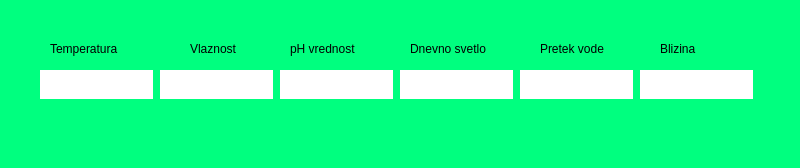
<?xml version="1.0" encoding="UTF-8"?>
<ui version="4.0">
 <class>MainWindow</class>
 <widget class="QMainWindow" name="MainWindow">
  <property name="geometry">
   <rect>
    <x>0</x>
    <y>0</y>
    <width>800</width>
    <height>168</height>
   </rect>
  </property>
  <property name="windowTitle">
   <string>MainWindow</string>
  </property>
  <property name="styleSheet">
   <string notr="true">background-color: rgb(0, 255, 127);</string>
  </property>
  <widget class="QWidget" name="centralwidget">
   <widget class="QLineEdit" name="lineEdit">
    <property name="enabled">
     <bool>false</bool>
    </property>
    <property name="geometry">
     <rect>
      <x>40</x>
      <y>70</y>
      <width>113</width>
      <height>29</height>
     </rect>
    </property>
    <property name="styleSheet">
     <string notr="true">background-color: rgb(255, 255, 255);
color: rgb(0, 0, 0);
border: solid 1px ;
border-color: rgb(0, 0, 0);</string>
    </property>
   </widget>
   <widget class="QLineEdit" name="lineEdit_2">
    <property name="enabled">
     <bool>false</bool>
    </property>
    <property name="geometry">
     <rect>
      <x>160</x>
      <y>70</y>
      <width>113</width>
      <height>29</height>
     </rect>
    </property>
    <property name="styleSheet">
     <string notr="true">background-color: rgb(255, 255, 255);
color: rgb(0, 0, 0);
border: solid 1px ;
border-color: rgb(0, 0, 0);</string>
    </property>
   </widget>
   <widget class="QLineEdit" name="lineEdit_3">
    <property name="enabled">
     <bool>false</bool>
    </property>
    <property name="geometry">
     <rect>
      <x>520</x>
      <y>70</y>
      <width>113</width>
      <height>29</height>
     </rect>
    </property>
    <property name="styleSheet">
     <string notr="true">background-color: rgb(255, 255, 255);
color: rgb(0, 0, 0);
border: solid 1px ;
border-color: rgb(0, 0, 0);</string>
    </property>
   </widget>
   <widget class="QLineEdit" name="lineEdit_4">
    <property name="enabled">
     <bool>false</bool>
    </property>
    <property name="geometry">
     <rect>
      <x>640</x>
      <y>70</y>
      <width>113</width>
      <height>29</height>
     </rect>
    </property>
    <property name="styleSheet">
     <string notr="true">background-color: rgb(255, 255, 255);
color: rgb(0, 0, 0);
border: solid 1px ;
border-color: rgb(0, 0, 0);</string>
    </property>
   </widget>
   <widget class="QLineEdit" name="lineEdit_5">
    <property name="enabled">
     <bool>false</bool>
    </property>
    <property name="geometry">
     <rect>
      <x>400</x>
      <y>70</y>
      <width>113</width>
      <height>29</height>
     </rect>
    </property>
    <property name="styleSheet">
     <string notr="true">background-color: rgb(255, 255, 255);
color: rgb(0, 0, 0);
border: solid 1px ;
border-color: rgb(0, 0, 0);</string>
    </property>
   </widget>
   <widget class="QLineEdit" name="lineEdit_6">
    <property name="enabled">
     <bool>false</bool>
    </property>
    <property name="geometry">
     <rect>
      <x>280</x>
      <y>70</y>
      <width>113</width>
      <height>29</height>
     </rect>
    </property>
    <property name="styleSheet">
     <string notr="true">background-color: rgb(255, 255, 255);
color: rgb(0, 0, 0);
border: solid 1px ;
border-color: rgb(0, 0, 0);</string>
    </property>
   </widget>
   <widget class="QLabel" name="label">
    <property name="geometry">
     <rect>
      <x>50</x>
      <y>40</y>
      <width>91</width>
      <height>17</height>
     </rect>
    </property>
    <property name="styleSheet">
     <string notr="true">color: rgb(0, 0, 0);</string>
    </property>
    <property name="text">
     <string>Temperatura</string>
    </property>
   </widget>
   <widget class="QLabel" name="label_2">
    <property name="geometry">
     <rect>
      <x>190</x>
      <y>40</y>
      <width>68</width>
      <height>17</height>
     </rect>
    </property>
    <property name="styleSheet">
     <string notr="true">color: rgb(0, 0, 0);</string>
    </property>
    <property name="text">
     <string>Vlaznost</string>
    </property>
   </widget>
   <widget class="QLabel" name="label_3">
    <property name="geometry">
     <rect>
      <x>660</x>
      <y>40</y>
      <width>68</width>
      <height>17</height>
     </rect>
    </property>
    <property name="styleSheet">
     <string notr="true">color: rgb(0, 0, 0);</string>
    </property>
    <property name="text">
     <string>Blizina</string>
    </property>
   </widget>
   <widget class="QLabel" name="label_4">
    <property name="geometry">
     <rect>
      <x>540</x>
      <y>40</y>
      <width>81</width>
      <height>17</height>
     </rect>
    </property>
    <property name="styleSheet">
     <string notr="true">color: rgb(0, 0, 0);</string>
    </property>
    <property name="text">
     <string>Pretek vode</string>
    </property>
   </widget>
   <widget class="QLabel" name="label_5">
    <property name="geometry">
     <rect>
      <x>290</x>
      <y>40</y>
      <width>81</width>
      <height>17</height>
     </rect>
    </property>
    <property name="styleSheet">
     <string notr="true">color: rgb(0, 0, 0);</string>
    </property>
    <property name="text">
     <string>pH vrednost</string>
    </property>
   </widget>
   <widget class="QLabel" name="label_6">
    <property name="geometry">
     <rect>
      <x>410</x>
      <y>40</y>
      <width>101</width>
      <height>17</height>
     </rect>
    </property>
    <property name="styleSheet">
     <string notr="true">color: rgb(0, 0, 0);</string>
    </property>
    <property name="text">
     <string>Dnevno svetlo</string>
    </property>
   </widget>
  </widget>
  <widget class="QStatusBar" name="statusbar"/>
 </widget>
 <resources/>
 <connections/>
</ui>
